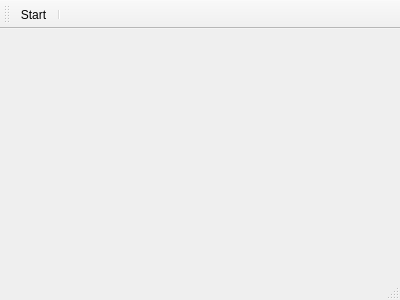
<?xml version="1.0" encoding="UTF-8"?>
<ui version="4.0">
 <class>MainWindow</class>
 <widget class="QMainWindow" name="MainWindow">
  <property name="geometry">
   <rect>
    <x>0</x>
    <y>0</y>
    <width>400</width>
    <height>300</height>
   </rect>
  </property>
  <property name="windowTitle">
   <string>Brain Gun</string>
  </property>
  <widget class="QWidget" name="centralWidget"/>
  <widget class="QToolBar" name="mainToolBar">
   <attribute name="toolBarArea">
    <enum>TopToolBarArea</enum>
   </attribute>
   <attribute name="toolBarBreak">
    <bool>false</bool>
   </attribute>
   <addaction name="actionStart"/>
   <addaction name="separator"/>
  </widget>
  <widget class="QStatusBar" name="statusBar"/>
  <widget class="QMenuBar" name="menuBar">
   <property name="geometry">
    <rect>
     <x>0</x>
     <y>0</y>
     <width>400</width>
     <height>22</height>
    </rect>
   </property>
  </widget>
  <action name="actionStart">
   <property name="text">
    <string>Start</string>
   </property>
  </action>
 </widget>
 <layoutdefault spacing="6" margin="11"/>
 <resources/>
 <connections/>
</ui>
